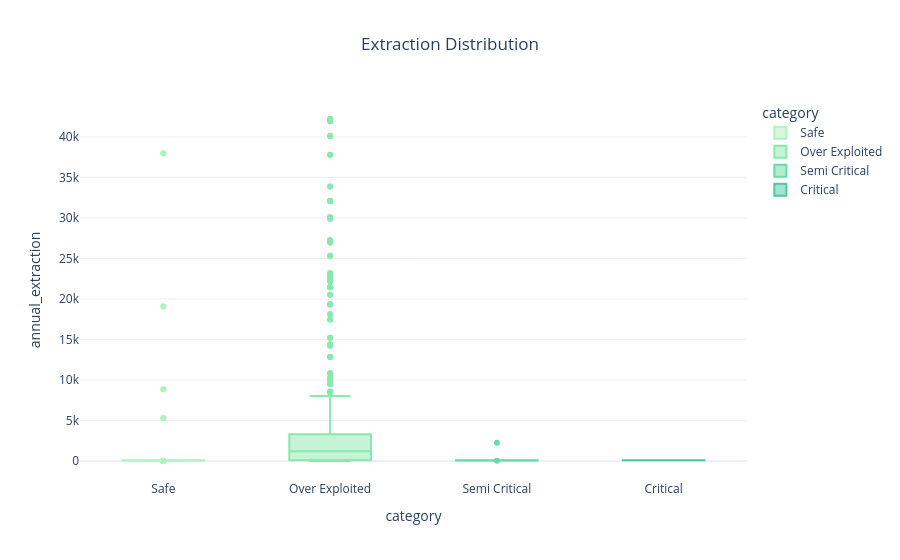

Notebook cell for this chart:
### Markdown cell above
### 7. Extraction Distribution (Box Plot)

- This box plot shows the spread and variability of groundwater extraction across categories.

💡 Insight:

- Wider spread indicates inconsistency in water usage.

### Code cell
fig6 = px.box(
    df,
    x='category',
    y='annual_extraction',
    color='category',
    color_discrete_sequence=px.colors.sequential.Tealgrn
    ,
    title='Extraction Distribution'
)

fig6.update_layout(template='plotly_white', title_x=0.5)
fig6.show()

### Figure 1 — Plotly figure (JSON) as saved in the notebook; plotly's stock layout.template omitted (floating-point values rounded to 4 significant figures; data arrays with more than 128 entries replaced by an {"elided": "..."} marker saying what was removed)
{"data": [{"alignmentgroup": "True", "hovertemplate": "category=%{x}<br>annual_extraction=%{y}<extra></extra>", "legendgroup": "Safe", "marker": {"color": "rgb(176, 242, 188)"}, "name": "Safe", "notched": false, "offsetgroup": "Safe", "orientation": "v", "showlegend": true, "type": "box", "x": ["Safe", "Safe", "Safe", "Safe", "Safe", "Safe", "Safe", "Safe", "Safe", "Safe", "Safe", "Safe", "Safe", "Safe", "Safe", "Safe", "Safe", "Safe", "Safe", "Safe", "Safe", "Safe", "Safe", "Safe", "Safe", "Safe", "Safe", "Safe", "Safe", "Safe", "Safe", "Safe", "Safe", "Safe", "Safe", "Safe", "Safe", "Safe", "Safe", "Safe", "Safe", "Safe", "Safe", "Safe", "Safe", "Safe", "Safe", "Safe", "Safe", "Safe", "Safe", "Safe", "Safe", "Safe", "Safe", "Safe", "Safe", "Safe", "Safe", "Safe", "Safe", "Safe", "Safe", "Safe", "Safe", "Safe", "Safe", "Safe", "Safe", "Safe", "Safe", "Safe", "Safe", "Safe", "Safe", "Safe", "Safe", "Safe", "Safe", "Safe", "Safe", "Safe", "Safe", "Safe", "Safe", "Safe", "Safe", "Safe", "Safe", "Safe", "Safe", "Safe", "Safe", "Safe", "Safe", "Safe"], "x0": " ", "xaxis": "x", "y": [0.13, 0.17, 38010.0, 19070.0, 8850.0, 38010.0, 19070.0, 8850.0, 5301.0, 5301.0, 70.98, 94.44, 80.0, 68.75, 92.86, 88.89, 96.88, 67.74, 78.95, 96.15, 78.95, 63.64, 93.33, 89.47, 70.0, 83.33, 62.5, 40.0, 50.0, 50.0, 33.33, 80.0, 75.0, 85.71, 60.0, 25.0, 83.33, 40.0, 90.91, 75.0, 50.0, 83.33, 83.33, 80.0, 50.0, 75.0, 80.0, 90.0, 55.56, 25.0, 75.0, 50.0, 50.0, 72.73, 85.71, 85.71, 88.89, 87.5, 90.39, 75.6, 97.48, 96.53, 97.75, 94.86, 97.22, 87.96, 93.78, 91.35, 85.34, 67.38, 97.21, 94.97, 89.81, 93.49, 63.99, 17.13, 90.89, 79.3, 69.88, 78.17, 40.28, 76.85, 85.03, 84.24, 75.28, 84.48, 83.91, 95.64, 94.38, 91.23, 90.95, 81.48, 92.86, 92.48, 75.6, 0.0], "y0": " ", "yaxis": "y"}, {"alignmentgroup": "True", "hovertemplate": "category=%{x}<br>annual_extraction=%{y}<extra></extra>", "legendgroup": "Over Exploited", "marker": {"color": "rgb(137, 232, 172)"}, "name": "Over Exploited", "notched": false, "offsetgroup": "Over Exploited", "orientation": "v", "showlegend": true, "type": "box", "x": {"elided": "652 str values"}, "x0": " ", "xaxis": "x", "y": {"elided": "652 float values"}, "y0": " ", "yaxis": "y"}, {"alignmentgroup": "True", "hovertemplate": "category=%{x}<br>annual_extraction=%{y}<extra></extra>", "legendgroup": "Semi Critical", "marker": {"color": "rgb(103, 219, 165)"}, "name": "Semi Critical", "notched": false, "offsetgroup": "Semi Critical", "orientation": "v", "showlegend": true, "type": "box", "x": ["Semi Critical", "Semi Critical", "Semi Critical", "Semi Critical", "Semi Critical", "Semi Critical", "Semi Critical", "Semi Critical"], "x0": " ", "xaxis": "x", "y": [2258.0, 83.74, 74.56, 87.08, 39.73, 73.55, 70.52, 79.05], "y0": " ", "yaxis": "y"}, {"alignmentgroup": "True", "hovertemplate": "category=%{x}<br>annual_extraction=%{y}<extra></extra>", "legendgroup": "Critical", "marker": {"color": "rgb(76, 200, 163)"}, "name": "Critical", "notched": false, "offsetgroup": "Critical", "orientation": "v", "showlegend": true, "type": "box", "x": ["Critical", "Critical"], "x0": " ", "xaxis": "x", "y": [82.85, 88.35], "y0": " ", "yaxis": "y"}], "layout": {"boxmode": "overlay", "legend": {"title": {"text": "category"}, "tracegroupgap": 0}, "title": {"text": "Extraction Distribution", "x": 0.5}, "xaxis": {"anchor": "y", "categoryarray": ["Safe", "Over Exploited", "Semi Critical", "Critical"], "categoryorder": "array", "domain": [0, 1], "title": {"text": "category"}}, "yaxis": {"anchor": "x", "domain": [0, 1], "title": {"text": "annual_extraction"}}}}
